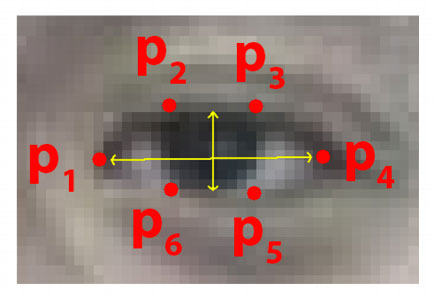
#> input picture eye1.jpg, 436 x 295 px, given in place of the camera
$ jupyter execute --allow-errors drownsiness_detection.ipynb   (text cells are left out)
#> lines starting #> are read from the running program, lines starting #| are printed output that depends on the picture
#> further down, frame is the input picture: shape (295, 436, 3); mean B, G, R 135.4, 140.5, 157
#> `frame = imutils.resize(frame, width=450)`:
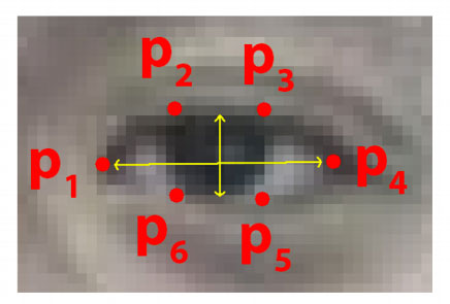
#> frame: shape (304, 450, 3); mean B, G, R 135.3, 140.4, 156.9
#> `gray = cv2.cvtColor(frame, cv2.COLOR_BGR2GRAY)`:
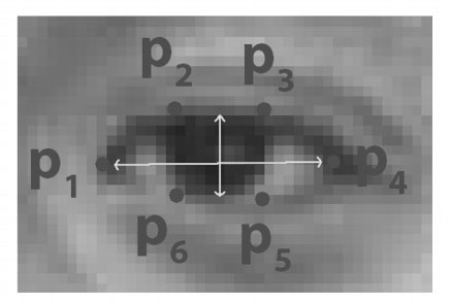
#> gray: shape (304, 450); min 32, max 255, mean 144.8
[cell 1]
from scipy.spatial import distance
from imutils import face_utils
import imutils

import cv2

[cell 2]
def eye_aspect_ratio(eye):
	A = distance.euclidean(eye[1], eye[5])
	B = distance.euclidean(eye[2], eye[4])
	C = distance.euclidean(eye[0], eye[3])
	ear = (A + B) / (2.0 * C)
	return ear

[cell 3]
thresh = 0.25
frame_check = 20
#> (the rest of this cell did not finish here and is left out)

#> (a cell that did not finish here is left out)

[cell 5]
cap=cv2.VideoCapture(0)
flag=0
#> (the rest of this cell did not finish here and is left out)

$ run again, on eye3.jpg
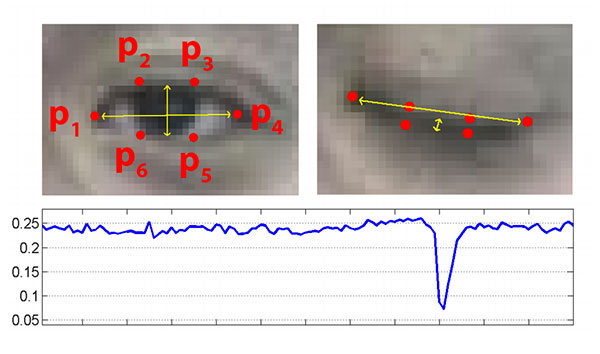
#> input picture eye3.jpg, 600 x 354 px, given in place of the camera
#> frame is the input picture: shape (354, 600, 3); mean B, G, R 194.5, 195.4, 201.2
#> `frame = imutils.resize(frame, width=450)`:
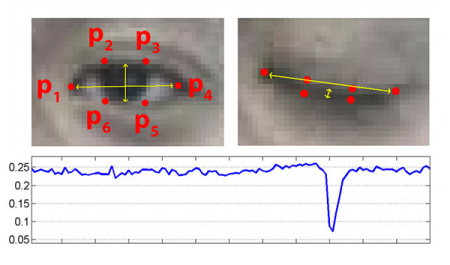
#> frame: shape (265, 450, 3); mean B, G, R 194.5, 195.4, 201.2
#> `gray = cv2.cvtColor(frame, cv2.COLOR_BGR2GRAY)`:
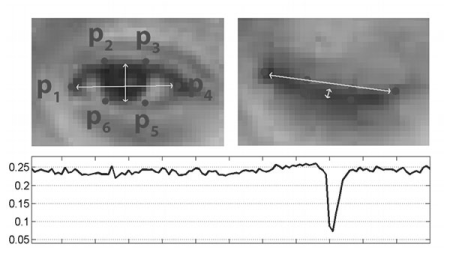
#> gray: shape (265, 450); min 27, max 255, mean 197

$ run again, on eye2.png
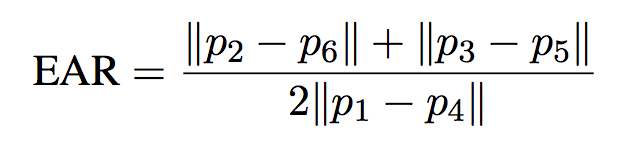
#> input picture eye2.png, 632 x 142 px, given in place of the camera
#> frame is the input picture: shape (142, 632, 3); mean B, G, R 240.2, 240.1, 240.2
#> `frame = imutils.resize(frame, width=450)`:
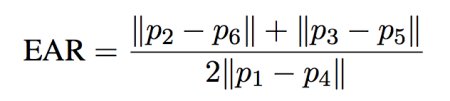
#> frame: shape (101, 450, 3); mean B, G, R 240.2, 240.1, 240.2
#> `gray = cv2.cvtColor(frame, cv2.COLOR_BGR2GRAY)`:
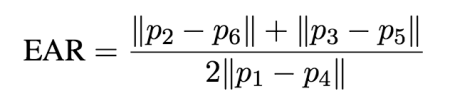
#> gray: shape (101, 450); min 0, max 255, mean 240.1
